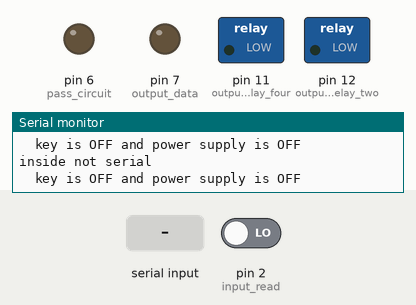
A sketch run on a simulated Arduino Uno, built with avr-gcc and run on an emulated ATmega328P. On the bench: switched loads named in the sketch (green lamp = pin HIGH), output pins drawn as LEDs (lit = HIGH), the last lines printed to the serial monitor. Inputs (shaded band) come from the test bench; at power-on: pin 2 (input_read) LOW.

Above: at 1.2 s.
1.3 s: pin 2 (input_read) driven HIGH
At 2.0 s:
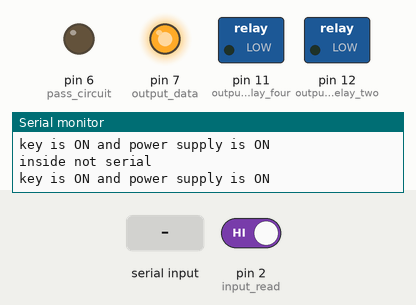
3.1 s: "PASS" received over Serial
At 5.7 s:
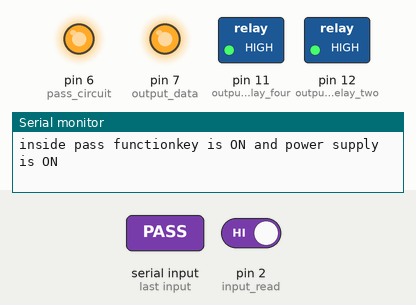
Timing chart, 0 to 12.1 s (numbered marks = the images above; inputs shaded):
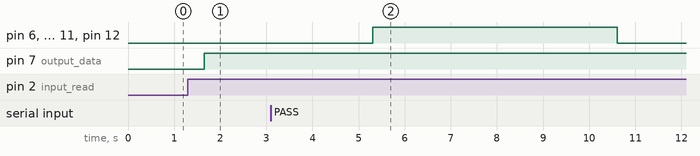

The sketch:

vipin_test_locker.ino
```cpp
//input finger id ti module
//insert key to power the finger print module
//insert finger print
//check valid id and
//open feature

// if key lost bypass the key circuit
//open bluetooth module
//send data to initialize relay to power the finger print

#include <math.h>
#include<stdio.h>
int input_read = 2;
int pass_circuit = 6;
int output_data = 7;
int output_relay_two = 12;
int output_relay_four = 11;
int data = 0;
String password;
//String vipin = "VIPIN";
int count = 0;
int count_again = 0;


//........................................................................................................struct
struct test {
  int counter = 0;
  int d_input;
};

struct test function() {
  struct test t;
  //  Serial.println("welcome in struct function ");
  delay(150);
  data = digitalRead(input_read);
  //t.counter ;
  //  Serial.println("initial value of counter in struct function is");
  //  Serial.println(t.counter);

  t.d_input = data;
  //  Serial.println("print the value of t.d_input in struct  function");
  //  Serial.println(t.d_input);

  if (t.d_input == 1) {
    count = count + 1;
    //    Serial.print("value of count in struct function is :  "); Serial.println(count);
    //    Serial.println("end of struct function ");
  }
  return t;
}


//............................................................................................................stop_while_bluetooth

void stop_while_bluetooth() {
  //  Serial.println("stop while bluetooth is called");
  loop();
}

// .............................................................................................................. key insert
void key_insert() {
  //  Serial.println("key_insert function is called ");


  //......................................................................................................................why
  //                                                                                                                     ..
  digitalWrite(output_relay_four, LOW);    // turn the LED off by making the voltage LOW                               ..
  digitalWrite(output_relay_two, LOW);    // turn the LED off by making the voltage LOW                                ..
  //  .....................................................................................................................
  data = digitalRead(input_read);
  //  Serial.print("print digital read inside key_insert data is : ");   Serial.println(data);
  delay(150);

  if (data == 1) {
    digitalWrite(output_data, HIGH);
    Serial.println("key is ON and power supply is ON");
    delay(150);
  }

  if (data == 0) {
    digitalWrite(output_data, LOW );
    Serial.println("  key is OFF and power supply is OFF  ");
    delay(150);
  }
}

//...........................................................................................................bike on function
int bike_on_function() {

  while (1) {

    //    Serial.println("count is 2 and data is 1");
    Serial.println("  bike ONN...");
    digitalWrite(output_data, HIGH);
    delay(2000);
    int data = digitalRead(input_read);

    if (data == 1) {
      //      Serial.println("inside bike  ON  while loop function  in if statment : .. ");
      count_again = count_again + 1;
      //      Serial.println(count_again);
      return count_again;
    }
  }
  delay(150);
}

//...........................................................................................................bike function off

int bike_function_off () {
  while (1) {
    digitalWrite(output_data, LOW );
    //    Serial.println("count is 2 and data is 0");
    Serial.println("bike off");

    int data = digitalRead(input_read);
    if (data == 1) {
      //      Serial.println("inside bike OFF  function IN while  in if statment : .. ");
      count_again = 0;
      delay(150);
      return count_again;
    }
  }
}

//............................................................................................................bluetooth

void bluetooth() {
  Serial.println("bluetooth  function is called :  ");
  digitalWrite(output_relay_four, HIGH);   // turn the LED on (HIGH is the voltage level)
  digitalWrite(output_relay_two, HIGH);    // turn the LED on (HIGH is the voltage level)
  data = digitalRead(input_read);
  //  Serial.print("print digital read inside bluetooth  data is : "); Serial.println(data);
  delay(150);

  //  Serial.println("now flow goes to structure function  : ");
  //  delay(1000);
  //  struct test test_call = function();
  //  Serial.println("test call");
  //  Serial.println(test_call.counter);
  //  Serial.println(test_call.d_input);

  //  Serial.println("press the push button ");
  //  delay(150);

  if (data == 1) {
    count_again = count_again + 1;
    if (count_again == 1) {
      int x = bike_on_function();
    }

    if (count_again == 2) {
      int y = bike_function_off ();
    }
  }

}

//.............................................. ............................................srial read  function

void  serial_read() {
  Serial.println("your password is incorrect please enter correct passwoed: ....");
  password = Serial.readString();
  Serial.println(password);
}


//..............................................................................................srting read
String  string_read() {
  password = Serial.readString();
  Serial.println(password);
  return password;
}

//.................................................................................................correct_code

int correct_code() {
  while (1) {
    bluetooth();
    String   read_string = string_read();
    if (read_string == "STOP") {
      stop_while_bluetooth();
      return 1;
    }
    delay(1000);
  }
}


void bypass_bluetooth() {
  Serial.print("inside pass function");
  digitalWrite(pass_circuit, HIGH);
  digitalWrite(output_relay_two, HIGH);
  digitalWrite(output_relay_four, HIGH);
  data = digitalRead(input_read);
  //  Serial.print("print digital read inside key_insert data is : ");   Serial.println(data);
  delay(150);

  if (data == 1) {
    digitalWrite(output_data, HIGH);
    Serial.println("key is ON and power supply is ON");
    delay(150);
  }
  delay(5000);
  digitalWrite(pass_circuit, LOW);

}

//.................................................................................................. setup

void setup() {
  // put your setup code here, to run once:
  Serial.begin(9600);
  Serial.println("wELCOME IN SECCURITY SYSTEM SOLUTIONS... :");
  //  Serial.println(data);
  pinMode(output_relay_four, OUTPUT);
  pinMode(pass_circuit, OUTPUT);
  pinMode(output_relay_two, OUTPUT);
  pinMode(input_read, INPUT);
  pinMode(output_data, OUTPUT);
}

//..................................................................................................void loop


void loop() {
  //  Serial.println("LOOP.....LOOP.....LOOP.....");
  int check_data = 0;
  while (check_data == 0) {
    if (!Serial.available()) {
      Serial.println("inside not serial");
      key_insert();
      //      delay(1000);
    }
    //    Serial.println("WELCOME IN SECURITY LOOP ........ ");
    //    delay(1000);
    if ( Serial.available() ) {
      String  read_string = string_read();
      if (read_string != "VIPIN" && read_string != "STOP") {
        serial_read();
      }
      if (read_string == "PASS") {
        bypass_bluetooth() ;
      }
      if (read_string == "VIPIN") {
        Serial.println("your password is correct YOU HAVE LOGIN :...");
        int correct_code_variable = correct_code();
      }
      //      break;
    }
    check_data = check_data + 1;
    //    Serial.print("value of check data value is:   "); Serial.println(check_data);
  }
}
```

Measured:
- after the input at 1.3 s, pin 7 (output_data): LOW → HIGH after 0.35 s
- after the input at 3.1 s, pin 6 (pass_circuit), pin 11 (output_relay_four), pin 12 (output_relay_two): LOW → HIGH after 2.2 s, → LOW 5.3 s later
